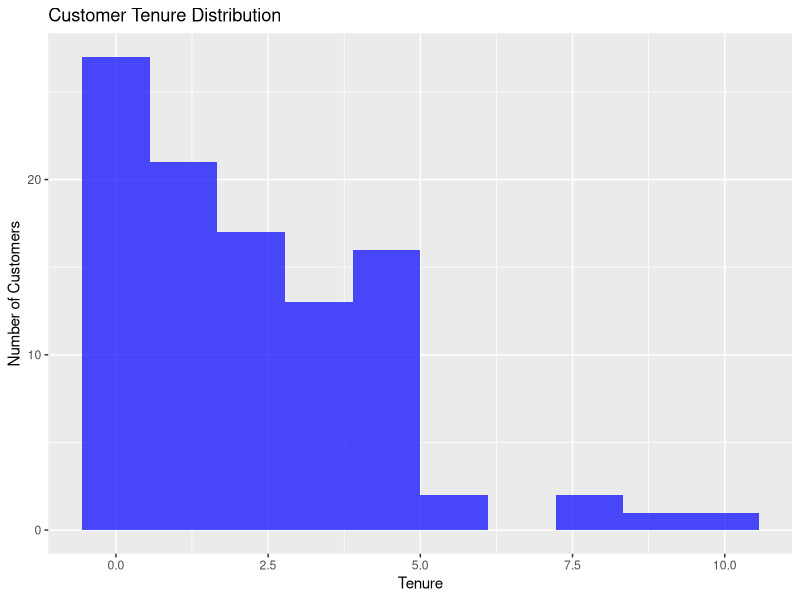

This figure's R source:
## ---- chunk 1
knitr::opts_chunk$set(echo = TRUE)
## ---- chunk 2
estimate_ate <- function(data) {
  tenure_groups <- unique(data$tenureD)
  
  cate_estimates <- sapply(tenure_groups, function(x) {
    group_data <- subset(data, tenureD == x)
    mean(group_data$spend[group_data$scp == 1]) - 
    mean(group_data$spend[group_data$scp == 0])
  })
  
  emp_dist <- table(data$tenureD) / nrow(data)
  ate <- sum(cate_estimates * emp_dist)
  
  return(ate)
}
## ---- chunk 3
library(dplyr)
library(ggplot2)
walmart_data <- read.csv("SCP_data.csv", stringsAsFactors = FALSE)
# Part 1: tenure distirbtuion
tenure_plot <- ggplot(walmart_data, aes(x = tenure)) + 
  geom_histogram(bins = 10, alpha = 0.7, fill = "blue") + 
  ggtitle("Customer Tenure Distribution") +
  xlab("Tenure") +
  ylab("Number of Customers")
print(tenure_plot)

# Given the distribution being skewed, 
# we would not want to say that the indepdence assumption is gone
## ---- chunk 4
# Part 2: discrete assignment
walmart_data <- walmart_data %>% mutate(
  tenureD = case_when(
    tenure <= 1 ~ 1,
    tenure > 5 ~ 3,
    TRUE ~ 2
  )
)
# Discrete size tenure should be independence, 
# and we could create a more uniform distribution based on so
## ---- chunk 5
# Part 3: Conditional Average Treatment Effect Estimation
cate <- lm(spend ~ scp + factor(tenureD), data = walmart_data)
cate

## ---- chunk 6
# Part 4: Estimator Comparison

# dsicrete partition CATE
d_partition <- walmart_data %>%
  group_by(tenureD) %>%
  summarize(
    mean_spend_scp_1 = mean(spend[scp == 1]),
    mean_spend_scp_0 = mean(spend[scp == 0]),
    partition_ate = mean_spend_scp_1 - mean_spend_scp_0
  )
    
d_partition


# difference in expectant values (assumes homogeneity)
exp_diff <- mean(walmart_data$spend[walmart_data$scp == 1], na.rm = TRUE) - 
  mean(walmart_data$spend[walmart_data$scp == 0], na.rm = TRUE)
exp_diff


# The partition/ tenure D is more preferred because we assume heterogeneity effect; 
# mean difference appraoch may overestiamte the effect of the memership in spending 
## ---- chunk 7
# Part 5: Comparison
true_ate <- mean(walmart_data$spend1 - walmart_data$spend0)

d_partition_value <- mean(d_partition$partition_ate) # Aggregate to a single value
comparison <- data.frame(
  method = c("Discrete CATE", "Difference in Expected Values", "Real ATE"),
  value_estimate = c(d_partition_value, exp_diff, true_ate)
)
print(comparison)




